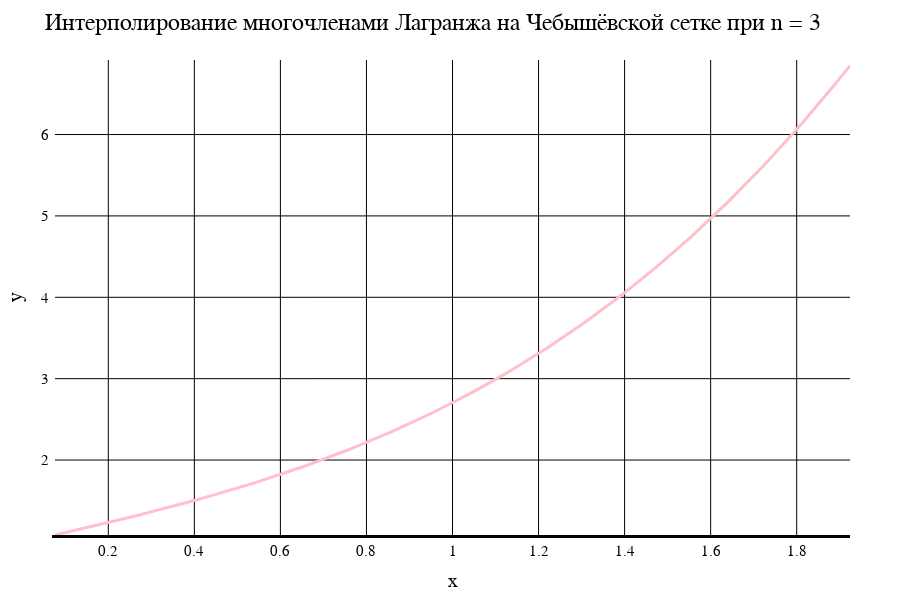

This figure's notebook cell:
### Markdown cell above
Лагранж. Чебышёвская сетка

### Code cell
data2[1]

### Figure 1 — Plotly figure (JSON) as saved in the notebook; plotly's stock layout.template omitted (floating-point values rounded to 4 significant figures; data arrays with more than 128 entries replaced by an {"elided": "..."} marker saying what was removed)
{"data": [{"line": {"color": "pink", "width": 3}, "mode": "line", "type": "scatter", "x": {"elided": "201 float values"}, "y": {"elided": "201 float values"}}], "layout": {"coloraxis": {"outlinecolor": "black"}, "font": {"color": "black", "family": "Time New Roman"}, "height": 600, "margin": {"b": 50, "l": 50, "r": 50, "t": 60}, "paper_bgcolor": "white", "plot_bgcolor": "white", "title": {"autosize": false, "font": {"color": "black", "family": "Times New Roman", "size": 24}, "paper_bgcolor": "red", "text": "Интерполирование многочленами Лагранжа на Чебышёвской сетке при n = 3"}, "width": 900, "xaxis": {"color": "black", "gridcolor": "black", "gridwidth": 1, "linecolor": "black", "linewidth": 3, "tickfont": {"size": 15}, "title": {"font": {"color": "black", "family": "Times New Roman", "size": 20}, "text": "x"}, "zeroline": true, "zerolinecolor": "black", "zerolinewidth": 3}, "yaxis": {"exponentformat": "power", "gridcolor": "black", "gridwidth": 1, "linewidth": 3, "range": [1.079, 6.916], "tickfont": {"size": 15}, "title": {"font": {"color": "black", "family": "Times New Roman", "size": 20}, "text": "y"}, "zeroline": true, "zerolinecolor": "black", "zerolinewidth": 1}}}
